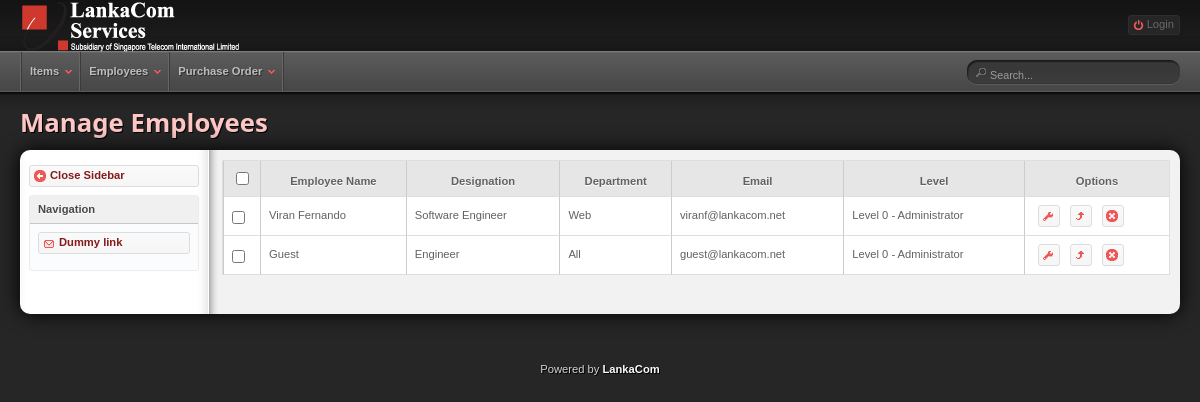
Screenshot of /index.php/login/load_manage_employees with the database file from the repository.
### tables this page shows
CREATE TABLE IF NOT EXISTS `ta_ims_employee` (
  `Employee_Code` int(11) NOT NULL AUTO_INCREMENT,
  `Employee_Name` varchar(255) NOT NULL,
  `Designation` varchar(100) NOT NULL,
  `Level_Code` int(11) NOT NULL,
  `Department_Code` int(11) NOT NULL,
  `Email` varchar(100) NOT NULL,
  `Password` varchar(100) NOT NULL,
  `Confirmation_Code` varchar(100) NOT NULL,
  `Status` enum('1','0') NOT NULL,
  PRIMARY KEY (`Employee_Code`),
  KEY `Department_Code` (`Department_Code`),
  KEY `Level_Code` (`Level_Code`)
);

CREATE TABLE IF NOT EXISTS `ta_ims_department` (
  `Department_Code` int(11) NOT NULL AUTO_INCREMENT,
  `Department_ID` varchar(10) NOT NULL,
  `Department_Name` varchar(100) NOT NULL,
  `Active` enum('1','0') NOT NULL,
  PRIMARY KEY (`Department_Code`)
);

CREATE TABLE IF NOT EXISTS `ta_ims_level` (
  `Level_Code` int(11) NOT NULL AUTO_INCREMENT,
  `Level` varchar(20) NOT NULL,
  `Description` varchar(100) NOT NULL,
  PRIMARY KEY (`Level_Code`)
);

### application/controllers/login.php (called while the page is built, shortened)
<?php
class Login extends CI_Controller
{
    function __construct()
    {
        $this->load->library('session');
        $this->load->library('randomstringgenerator');
        $this->load->library('email');
        $this->load->model('login/Login_model');
        $this->load->model('privileges/Privilege_model');
    }
  function load_manage_employees(){
      $this->load->library('pagination');
      $offset='';
            $per_page = 15;
            $allemployees = $this->Login_model->get_allemployeespaginated($per_page,$offset);
    $data = array('title' => 'Manage Employees', 'desc' => 'Manage Employees.', 'subtitle' => 'Manage Employees', 'msg' => 'Manage Employees' , 'pagetitle' => 'Manage Employees', 'allemployees' => $allemployees);
    $this->load->view('ssi/header.php', $data);
    $this->load->view('ssi/navigation.php');
    $this->load->view('ssi/search.php');
    $this->load->view('ssi/sub_navigation.php', $data);
    $this->load->view('ssi/top_buttons.php');
    $this->load->view('ssi/contents/user_management/manage_employees.php');
    $this->load->view('ssi/sidebar.php');
    $this->load->view('ssi/footer.php');
  }
}
?>

### index.php (called while the page is built, shortened)
<?php
require_once BASEPATH.'core/CodeIgniter'.EXT;

### application/models/login/login_model.php (called while the page is built, shortened)
<?php
    class Login_model extends CI_Model
    {
   function get_allemployeespaginated($per_page,$offset){
          $sql  = "SELECT
                    ta_ims_employee.Employee_Code,
                    ta_ims_employee.Employee_Code,
                    ta_ims_employee.Employee_Name,
                    ta_ims_employee.Designation,
                    ta_ims_employee.Email,
                    ta_ims_employee.Status,
                    ta_ims_department.Department_Name,
                    ta_ims_level.Level,
                    ta_ims_level.Description
                                             FROM ta_ims_employee
              INNER JOIN ta_ims_department ON   ta_ims_employee.Department_Code=ta_ims_department.Department_Code
              INNER JOIN ta_ims_level ON   ta_ims_employee.Level_Code=ta_ims_level.Level_Code
          ORDER BY Employee_Code DESC limit $per_page";
          $results = $this->db->query($sql);
          return    $results->result();
      }
    }
?>

### application/views/ssi/contents/user_management/manage_employees.php (the view, shortened to what this page needs)
<div class="hastable">
<table id="sort-table">
                        <thead>
                        <tr>
                            <th><input type="checkbox" value="check_none" onclick="this.value=check(this.form.list)" class="submit"/></th>
                            <th>Employee Name</th>
                            <th>Designation</th>
                            <th>Department</th>
                            <th>Email</th>
                            <th>Level</th>
                            <th style="width:128px">Options</th>
                        </tr>
                        </thead>
                        <tbody>
                         <?php   foreach($allemployees as $rowallemployees)
                            { ?>
                        <tr id="employees<?php echo $rowallemployees->Employee_Code ; ?>">
                            <td class="center"><input type="checkbox" value="1" name="list" class="checkbox"/></td>
                            <td><?php echo $rowallemployees->Employee_Name; ?></td>
                            <td><?php echo $rowallemployees->Designation; ?></td>
                            <td><?php echo $rowallemployees->Department_Name; ?></td>
                            <td><?php echo $rowallemployees->Email; ?></td>
                            <td><?php echo $rowallemployees->Level." - ".$rowallemployees->Description; ?></td>
                            <td>
                                <a class="btn_no_text btn ui-state-default ui-corner-all tooltip" title="Edit this example" href="#">
                                    <span class="ui-icon ui-icon-wrench"></span>
                                </a>
                              <span id="emp_status<?php echo $rowallemployees->Employee_Code ; ?>">
                                <?php
                                 if($rowallemployees->Status=='0'){
                                 ?>
                                <a onclick="enableEmployee(<?php echo $rowallemployees->Employee_Code ; ?>)" class="btn_no_text btn ui-state-default ui-corner-all tooltip" title="Mark as Enabled."  style="cursor:pointer;">
                                    <span class="ui-icon ui-icon-arrowreturnthick-1-n"></span>
                                </a>
                                 <?php } ?>
                                 </span>
                                <a class="btn_no_text btn ui-state-default ui-corner-all tooltip" title="Delete this Empoyee" href="#" onclick="deleteitems('employees<?php echo $rowallemployees->Employee_Code; ?>','del_employees',<?php echo $rowallemployees->Employee_Code; ?>,'Are you sure want to delete this Employee?')">
                                    <span class="ui-icon ui-icon-circle-close"></span>
                                </a>
                            </td>
                        </tr>
                        <?php } ?>
                             </tbody>
                        </table>
                        </div>

### application/views/ssi/header.php (shortened to what this page needs)
<!DOCTYPE html PUBLIC "-//W3C//DTD XHTML 1.0 Transitional//EN"
"http://www.w3.org/TR/xhtml1/DTD/xhtml1-transitional.dtd">
<html xmlns="http://www.w3.org/1999/xhtml" lang="en" xml:lang="en">
<head>
        <link rel="stylesheet" type="text/css" href="<?php echo base_url(); ?>resources/scripts/js/styles.css" />
        <link href="<?php echo base_url(); ?>resources/scripts/livevalidation_standalone.css" rel="stylesheet" media="all" />
        <link href="<?php echo base_url(); ?>resources/css/ui/ui.base.css" rel="stylesheet" media="all" />
    <link href="<?php echo base_url(); ?>resources/css/themes/black_rose/ui.css" rel="stylesheet" title="style" media="all" />
	<link href="<?php echo base_url(); ?>resources/css/jquery.alerts.css" rel="stylesheet" title="style" media="all" />
        <link rel="stylesheet" type="text/css" href="<?php echo base_url() ?>resources/autocomplete/jquery.autocomplete.css" />
</head>
<body id="sidebar-left">
	<div id="page_wrapper">
		<div id="page-header">
			<div id="page-header-wrapper">
                            <div id="top">
					<a href="<?php echo base_url(); ?>" title="Home"><img src="<?php echo base_url(); ?>resources/images/lankacom-logo.png" alt="Logo"/></a>
                                        <?php if($this->session->userdata('logged_in')){ ?>
					<div class="welcome">
						<span class="note">Welcome, <a title="Welcome, <?php echo $this->session->userdata('emp_name'); ?>"><?php echo $this->session->userdata('emp_name'); ?></a></span>
						<!-- <a class="btn ui-state-default ui-corner-all" href="#">
							<span class="ui-icon ui-icon-wrench"></span>
							Settings
						</a>
						<a class="btn ui-state-default ui-corner-all" href="#">
							<span class="ui-icon ui-icon-person"></span>
							My account
						</a> -->
						<a class="btn ui-state-default ui-corner-all" href="<?php echo base_url() . 'index.php/login/log_out' ?>">
							<span class="ui-icon ui-icon-power"></span>
							Logout
						</a>
					</div>
                                        <?php }else{ ?>
                                        <div class="welcome">
						<span class="note"></span>
						<a class="btn ui-state-default ui-corner-all" href="<?php echo base_url() . 'index.php/login/index' ?>">
							<span class="ui-icon ui-icon-power"></span>
							Login
						</a>
					</div>
                                        <?php } ?>
				</div>

### application/views/ssi/navigation.php (shortened to what this page needs)
<ul id="navigation">
    <li>
        <a href="#">Items</a>
    </li>
    <li>
        <a href="#">Employees</a>
    </li>
    <li>
        <a href="#">Purchase Order</a>
    </li>
</ul>

### application/views/ssi/search.php
<div id="search-bar">
                        <form method="post" action="#">
                                <input type="text" name="q" value="Search..." onfocus="if(this.value == 'Search...') {this.value = '';}" onblur="if (this.value == '') {this.value = 'Search...';}" />
                        </form>
                </div>
        </div>
</div>

### application/views/ssi/sub_navigation.php
<div id="sub-nav"><div class="page-title">
        <h1><?php echo $title;?></h1>
</div>

### application/views/ssi/top_buttons.php
</div>
    <div id="page-layout">
            <div id="page-content">
                    <div id="page-content-wrapper">

### application/views/ssi/sidebar.php (shortened to what this page needs)
<div id="sidebar">
                <div class="sidebar-content">
                        <a id="close_sidebar" class="btn ui-state-default full-link ui-corner-all" href="#drill">
                                <span class="ui-icon ui-icon-circle-arrow-e"></span>
                                Close Sidebar
                        </a>
                        <div class="hide_sidebar">
                                <div class="box ui-widget ui-widget-content ui-corner-all">
                                        <h3>Navigation</h3>
                                        <div class="content">
                                                <a class="btn ui-state-default full-link ui-corner-all" href="#">
                                                        <span class="ui-icon ui-icon-mail-closed"></span>
                                                        Dummy link
                                                </a>
                                        </div>
                                </div>
                        </div>
                </div>
        </div>
        <div class="clear"></div></div>
                </div>
        </div>

### application/views/ssi/footer.php
<div id="footer">
	</div>
	<div id="copyright">
		Powered by <a href="http://www.lankacom.net" title="Lanka Communication Services (Pvt) Ltd." target="_blank">LankaCom</a>
	</div>
	</div>
</body>
</html>

### resources/css/themes/black_rose/ui.css (style rules this page uses)
#top .welcome { color:#f2f2f2; }
#top .welcome a.btn { background:#262626; border-color:#2e2e2e; color:#696969; }
#footer { color:#545454; }
body { background:#262626; }
a { text-decoration:none; }
.page-title h1 { color:#ffc6c6; }
#page_wrapper #page-header { background:url('images/header-bg.png') repeat-x; }
.ui-icon { background-image:url(images/icons-red.png); }
.ui-widget-content { border: 1px solid #ddd; background: #fff url(images/ui-bg_flat_75_ffffff_40x100.png) 50% 50% repeat-x; color:#444; }
.ui-widget-content a { color: #444; }
.ui-state-default, .ui-widget-content .ui-state-default, .pagination a, #dashboard-buttons ul li { border:1px solid #ddd; background:#f6f6f6 url(images/ui-bg_highlight-soft_100_f6f6f6_1x100.png) 50% 50% repeat-x; font-weight:bold; color:#851a1a; outline:none; }
#page-wrapper #main-wrapper #main-content .page-title h1 b, .ui-state-default a, .ui-state-default a:link, .ui-state-default a:visited, #page-wrapper #main-wrapper .title h2, #page-wrapper #main-wrapper .title h3, a { color:#851a1a; text-decoration:none;outline:none; }
.ui-tabs-nav .ui-state-default a, .ui-tabs-nav .ui-tabs-selected a, .ui-accordion-header a, #sidebar .box h3, .hastable thead th, #dashboard-buttons ul li a, .ui-button, button.ui-state-default, input.ui-state-default, .hastable thead td, .ui-box-header { text-shadow:0 1px 0 #fff; }
#search-bar { position:relative; }
#search-bar input { background:url('images/search_bar.png') no-repeat; }
#page_wrapper #sidebar { right:20px; }
#sidebar-left #page_wrapper #sidebar { left:8px; right:auto; }
#page_wrapper #page-content #page-content-wrapper, #live-search-results, .ui-dialog { background:#f2f2f2 url('images/page-container-bg.png') left top repeat-x; }
#page_wrapper #page-content #page-content-wrapper { background:#f2f2f2 url('images/sidebar-bg.png') right top repeat-y; }
#sidebar-left #page_wrapper #page-content #page-content-wrapper { background:#f2f2f2 url('images/sidebar-bg-left.png') left top repeat-y; }

### resources/css/ui/ui.forms.css (style rules this page uses)
input.checkbox, input.radio { display:block; margin:4px 0 0 0; padding:0; width:13px; height:13px; }

### resources/css/ui/ui.tables.css (style rules this page uses)
.hastable table { background:#fff; width:100%; border:1px solid #dedede; border-bottom:none; }
.hastable thead td, .hastable thead th { background-color:#e6e6e6; }
.hastable tr td, .hastable thead th { border-left:1px solid #ccc; text-align:left; padding:8px; color:#616161; }
.hastable tr td { vertical-align:middle; }
.hastable thead td, .hastable thead th { font-weight:bold; padding:8px; text-align:center; }
.hastable th, .hastable td { border-bottom:1px solid #dedede; }
.hastable tr .center { width:5px; }
.hastable table a.btn span.ui-icon { left:0.1em; }
.hastable table a.btn { margin:0 5px; }

### rows the page displays
ta_ims_employee: Employee_Name "Viran Fernando", Designation "Software Engineer", Department_Code.Department_Name "Web", Email "viranf@lankacom.net", Level_Code.Level "Level 0", Level_Code.Description "Administrator"
ta_ims_employee: Employee_Name "Guest", Designation "Engineer", Department_Code.Department_Name "All", Email "guest@lankacom.net", Level_Code.Level "Level 0", Level_Code.Description "Administrator"

### other values shown
$title "Manage Employees"
